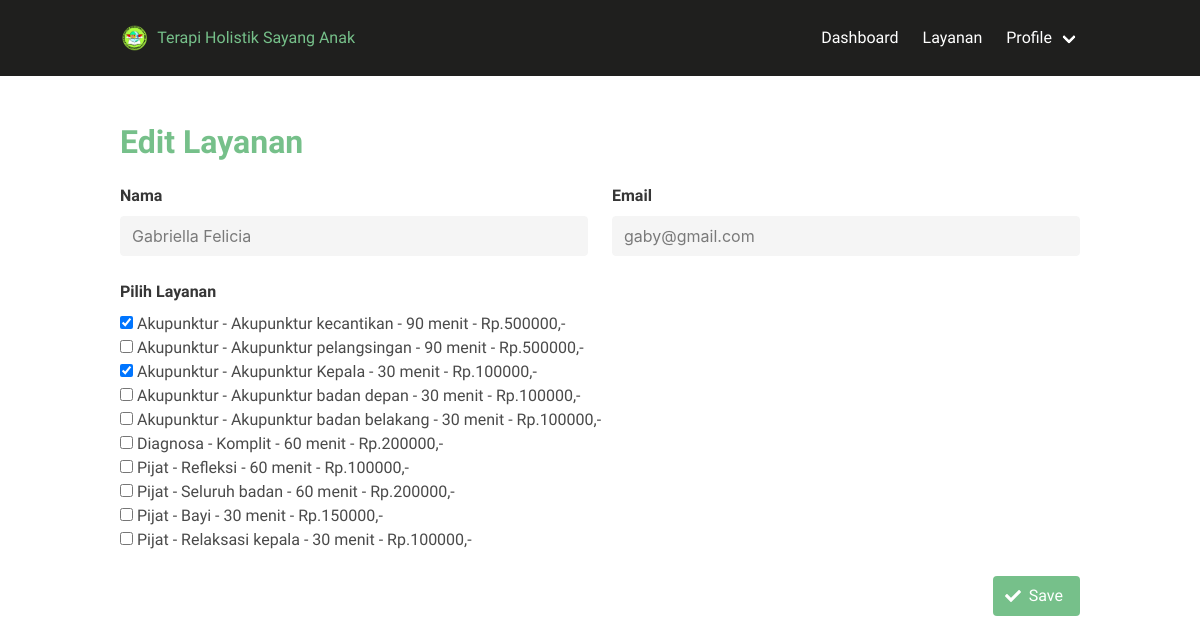
/index.php/detaillayanan (signed in), run on the app's committed database.
### tables this page shows
CREATE TABLE `terapis` (
  `id_terapis` int(11) NOT NULL AUTO_INCREMENT,
  `id_user` int(11) NOT NULL,
  `alamat` varchar(50) NOT NULL,
  `telepon` int(11) NOT NULL,
  `bank` varchar(30) NOT NULL,
  `unit_bank` varchar(30) NOT NULL,
  `no_rekening` int(11) NOT NULL,
  `ktp` varchar(50) NOT NULL,
  `selfie_ktp` varchar(50) NOT NULL,
  `profile` varchar(50) NOT NULL,
  `status` varchar(20) NOT NULL,
  PRIMARY KEY (`id_terapis`),
  KEY `IdUser2` (`id_user`),
  CONSTRAINT `IdUser2` FOREIGN KEY (`id_user`) REFERENCES `user` (`id_user`)
);

CREATE TABLE `user` (
  `id_user` int(11) NOT NULL AUTO_INCREMENT,
  `nama` varchar(50) NOT NULL,
  `email` varchar(50) NOT NULL,
  `password` varchar(500) NOT NULL,
  `hak_akses` varchar(20) NOT NULL,
  PRIMARY KEY (`id_user`),
  UNIQUE KEY `email` (`email`)
);

CREATE TABLE `layanan` (
  `id_layanan` int(11) NOT NULL AUTO_INCREMENT,
  `jenis` varchar(50) NOT NULL,
  `nama` varchar(50) NOT NULL,
  `durasi` varchar(30) NOT NULL,
  `harga` int(11) NOT NULL,
  `gambar` varchar(100) DEFAULT NULL,
  `deskripsi` varchar(450) DEFAULT NULL,
  PRIMARY KEY (`id_layanan`)
);

CREATE TABLE `detail_layanan` (
  `id_detailLayanan` int(11) NOT NULL AUTO_INCREMENT,
  `id_terapis` int(11) NOT NULL,
  `id_layanan` int(11) NOT NULL,
  PRIMARY KEY (`id_detailLayanan`),
  KEY `IdLayanan5` (`id_layanan`),
  KEY `IdTerapis5` (`id_terapis`),
  CONSTRAINT `IdLayanan5` FOREIGN KEY (`id_layanan`) REFERENCES `layanan` (`id_layanan`),
  CONSTRAINT `IdTerapis5` FOREIGN KEY (`id_terapis`) REFERENCES `terapis` (`id_terapis`)
);

### application/controllers/DetailLayanan.php (called while the page is built, shortened)
<?php
class DetailLayanan extends CI_Controller
{
    function __construct()
    {
        $this->load->model('Detail_layanan_model');
    }
    function index()
    {
        $data['nama']       = $_SESSION['nama'];
        $data['hak_akses']  = $_SESSION['hak_akses'];
        $data['id_user']    = $_SESSION['id_user'];
        $data['email']      = $_SESSION['email'];
        $data['_view'] = 'layanan/detail';
        $this->load->view('templates/pure/header');
        $this->load->view('layouts/bulma-dashboard/main', $data);
        $this->load->view('templates/pure/footer');
    }
    }

### index.php (called while the page is built, shortened)
<?php
require_once BASEPATH.'core/CodeIgniter.php';

### application/views/layanan/detail.php (the view, shortened to what this page needs)
<h1 class="title has-text-success font-family-philosopher">Edit Layanan</h1>
<?php echo form_open('DetailLayanan/add');  ?>
<?php
$sql = "SELECT user.id_user, user.nama, user.email, terapis.id_terapis FROM user JOIN terapis ON user.id_user=terapis.id_user WHERE user.id_user=$id_user;";
$query          = $this->db->query($sql);
if ($query->num_rows() > 0) {
	foreach ($query->result() as $row) {
		$id_terapis     = $row->id_terapis;
		$namaTerapis    = $row->nama;
		$emailTerapis   = $row->email;
	}
}
?>
<div class="columns is-multiline">
	<div class="column is-half">
		<fieldset disabled="disabled">
			<div class="field">
				<label class="label" for="nama">Nama</label>
				<div class="control">
					<input type="text" name="nama" value="<?php echo $namaTerapis; ?>" class="input" id="nama" readonly />
				</div>
			</div>
		</fieldset>
	</div>
	<div class="column is-half">
		<fieldset disabled="disabled">
			<div class="field">
				<label class="label" for="email">Email</label>
				<div class="control">
					<input type="text" name="email" value="<?php echo $emailTerapis; ?>" class="input" id="email" readonly />
				</div>
			</div>
		</fieldset>
	</div>
	<div class="column is-full">
		<div class="field">
			<label class="label" for="alamat">Pilih Layanan</label>
			<div class="control">
				<?php
				$sql = "SELECT * FROM layanan";
				$query = $this->db->query($sql);
				if ($query->num_rows() > 0) {
					foreach ($query->result() as $row) {
						$id_layanan = $row->id_layanan;
						$nama       = $row->nama;
						$jenis      = $row->jenis;
						$durasi     = $row->durasi;
						$harga      = $row->harga;
						$sql1 = "SELECT * from detail_layanan WHERE id_terapis=$id_terapis";
						$query1 = $this->db->query($sql1);
						if ($query1->num_rows() > 0) {
				?>
							<label class="checkbox">
								<input type="checkbox" name="layanan[]" value="<?= $id_layanan; ?>" <?php
																									foreach ($query1->result() as $row1) {
																										if ($id_layanan == $row1->id_layanan) {
																											echo " checked";
																										}
																									}
																									?>>
								<?= $jenis; ?> - <?= $nama; ?> - <?= $durasi; ?> - Rp.<?= $harga; ?>,-
							</label><br>
				<?php
						}
					}
				} ?>
			</div>
		</div>
	</div>
</div>
<div class="columns">
	<div class="column">
		<div class="field is-grouped is-pulled-right">
			<p class="control">
				<button type="submit" class="button is-success">
					<span class="icon">
						<i class="fa fa-check"></i>
					</span>
					<span>
						Save
					</span>
				</button>
			</p>
		</div>
	</div>
</div>
<?= form_close(); ?>

### application/views/layouts/bulma-dashboard/main.php (shortened to what this page needs)
<nav class="navbar is-black py-3" role="navigation" aria-label="main dropdown navigation">
    <div class="container">
        <div class="navbar-brand">
            <a class="navbar-item" href="<?= base_url('Dashboard'); ?>">
                <img src="<?= base_url('assets/img/logo.png'); ?>" /> &nbsp;&nbsp;
                <span class="font-family-philosopher has-text-success">
                    Terapi Holistik Sayang Anak
                </span>
            </a>
        </div>
        <div id="navbar" class="navbar-menu">
            <?php
            if ($hak_akses == "Admin") {
                $sql = "SELECT * FROM admin WHERE id_user=$id_user";
                $query = $this->db->query($sql);
                if ($query->num_rows() > 0) {
                    foreach ($query->result() as $row) {
                        $id_admin = $row->id_admin;
            ?>
                        <div class="navbar-end">
                            <a class="navbar-item" href="<?php echo site_url('dashboard'); ?>">Dashboard</a>
                            <div class="navbar-item has-dropdown is-hoverable">
                                <a class="navbar-link">Layanan</a>
                                <div class="navbar-dropdown">
                                    <a class="navbar-item" href="<?php echo site_url('layanan/index'); ?>">
                                        <span class="icon">
                                            <i class="fas fa-list"></i>
                                        </span>
                                        <span> Daftar Layanan </span>
                                    </a>
                                    <a class="navbar-item" href="<?php echo site_url('layanan/add'); ?>">
                                        <span class="icon">
                                            <i class="fas fa-plus"></i>
                                        </span>
                                        <span> Tambah Layanan </span>
                                    </a>
                                </div>
                            </div>
                            <div class="navbar-item has-dropdown is-hoverable">
                                <a class="navbar-link">Verifikasi</a>
                                <div class="navbar-dropdown">
                                    <a class="navbar-item" href="<?php echo site_url('terapi/index'); ?>">
                                        <span class="icon">
                                            <i class="fas fa-check-square"></i>
                                        </span>
                                        <span> Verifikasi Terapis </span>
                                    </a>
                                </div>
                            </div>
                            <div class="navbar-item has-dropdown is-hoverable">
                                <a class="navbar-link">Profile</a>
                                <div class="navbar-dropdown">
                                    <a class="navbar-item" href="<?php echo site_url('admin/edit/' . $id_admin); ?>">
                                        <span class="icon">
                                            <i class="fas fa-user"></i>
                                        </span>
                                        <span> My Profile </span>
                                    </a>
                                    <a class="navbar-item has-text-danger" href="<?php echo site_url('dashboard/logout'); ?>">
                                        <span class="icon">
                                            <i class="fas fa-sign-out-alt"></i>
                                        </span>
                                        <span> Logout </span>
                                    </a>
                                </div>
                            </div>
                        </div>
                    <?php }
                }
            } elseif ($hak_akses == "Terapis") {
                $sql = "SELECT * FROM terapis WHERE id_user=$id_user";
                $query = $this->db->query($sql);
                if ($query->num_rows() > 0) {
                    foreach ($query->result() as $row) {
                        $status     = $row->status;
                    ?>
                        <div class="navbar-end">
                            <a class="navbar-item" href="<?php echo site_url('dashboard'); ?>">Dashboard</a>
                            <?php
                            if ($status == 1) {
                            ?>
                                <a class="navbar-item" href="<?php echo site_url('DetailLayanan/index'); ?>">
                                    Layanan
                                </a>
                            <?php } ?>
                            <div class="navbar-item has-dropdown is-hoverable">
                                <a class="navbar-link">Profile</a>
                            </div>
                        </div>
            <?php }
                }
            } ?>
        </div>
    </div>
</nav>
<section class="section">
    <div class="container">
        <?php
        if (isset($_view) && $_view)
            $this->load->view($_view);
        ?>
    </div>
</section>

### data on the page
terapis: nama "Gabriella Felicia", email "gaby@gmail.com"
layanan: id_layanan "☑", jenis "Akupunktur", nama "Akupunktur kecantikan", durasi "90 menit", harga "500000"
layanan: jenis "Akupunktur", nama "Akupunktur pelangsingan", durasi "90 menit", harga "500000"
layanan: id_layanan "☑", jenis "Akupunktur", nama "Akupunktur Kepala", durasi "30 menit", harga "100000"
layanan: jenis "Akupunktur", nama "Akupunktur badan depan", durasi "30 menit", harga "100000"
layanan: jenis "Akupunktur", nama "Akupunktur badan belakang", durasi "30 menit", harga "100000"
layanan: jenis "Diagnosa", nama "Komplit", durasi "60 menit", harga "200000"
layanan: jenis "Pijat", nama "Refleksi", durasi "60 menit", harga "100000"
layanan: jenis "Pijat", nama "Seluruh badan", durasi "60 menit", harga "200000"
layanan: jenis "Pijat", nama "Bayi", durasi "30 menit", harga "150000"
layanan: jenis "Pijat", nama "Relaksasi kepala", durasi "30 menit", harga "100000"
